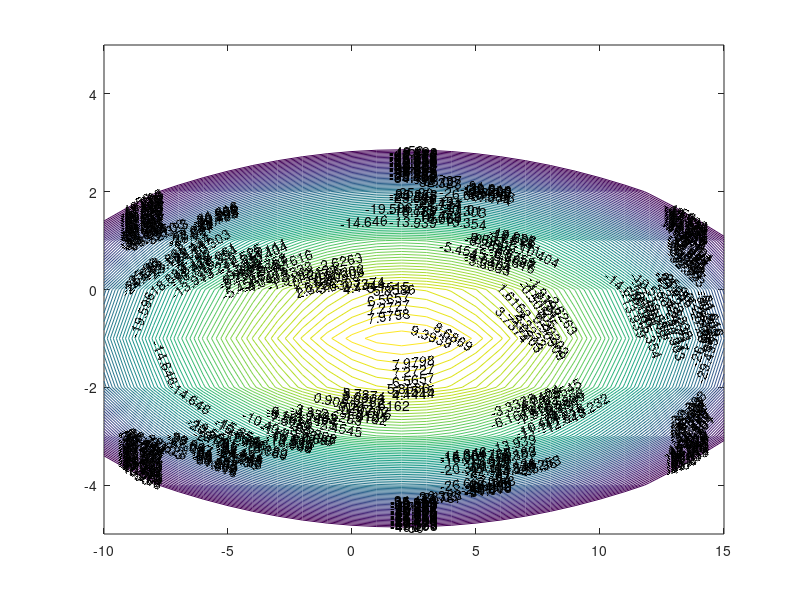

MATLAB code for this plot:
h0 = 10; a = 0.25; x0 = 2; b = 4; y0 = -1;
x = linspace(-10,15,26);
y=linspace(-5,5,11);
for ix=1:length(x)
    for iy = 1:length(y)
        xmat(ix,iy) = x(ix);
        ymat(ix,iy) = y(iy);
    end
end

h = h0 - a*(xmat-x0).^2 - b*(ymat-y0).^2;

%v = [-50 -10 -1 0 2 7];
v = linspace(-50,20,100);
contour(xmat,ymat,h,v,'ShowText','on');